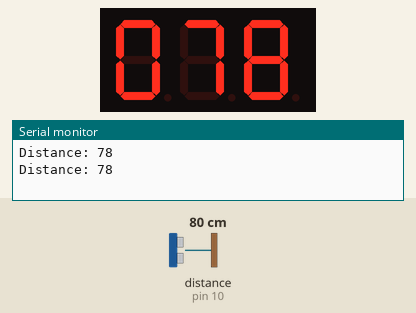
The sketch below on a simulated Arduino Uno, built with avr-gcc and run on an emulated ATmega328P. Shown: 3-digit seven-segment display, the last lines printed to the serial monitor. Wiring (inferred from the names in the program): ultrasonic range finder: trigger pin 9; echo pin 10; 3-digit 7-segment display, segments lit when HIGH: segments pin 8, pin 6, pin 5, pin 4, pin 2, pin 7, pin 3; digit selects pin 11, pin 13, pin 12. The test bench sets the inputs (shaded band); at power-on: distance to the obstacle (sensor on pin 10) 80 cm. The echo pulse lasts 58.3 µs per cm; the segment pins are drawn as the display they are named for.

Above: at 1.5 s.
1.6 s: distance to the obstacle (sensor on pin 10) set to 2 cm
At 3.5 s:
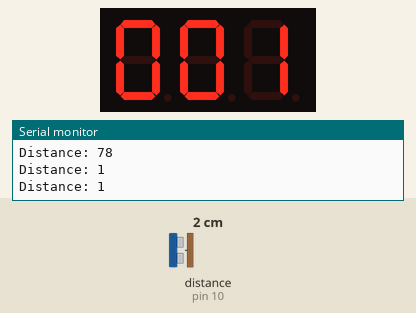
3.8 s: distance to the obstacle (sensor on pin 10) set to 4 cm
At 4.9 s:
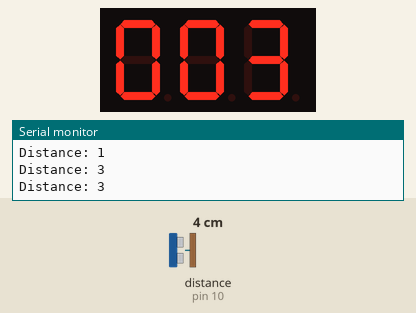
5.3 s: distance to the obstacle (sensor on pin 10) set to 9 cm
At 6.7 s:
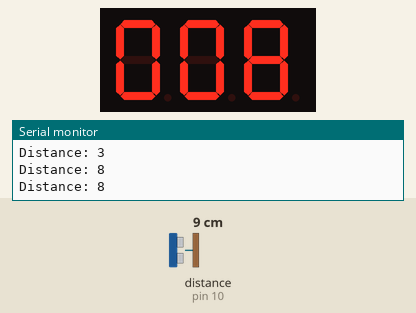
Timing chart, 0 to 8.3 s (numbered marks = the images above; inputs shaded):
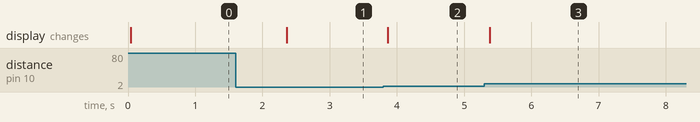

The sketch:

display.ino
```cpp
#define trigPin 9
#define echoPin 10

long duration;
int distance, first, second, third;

int segA = 8;
int segB = 6;
int segC = 5;

int segD = 4;
int segE = 2;
int segF = 7;
int segG = 3;
int segPt = 0;
int d1 = 11;
int d2 = 13;
int d3 = 12;
int d4 = 0;

int count = 50;

void setup() {
  Serial.begin (9600);
  pinMode(trigPin, OUTPUT);
  pinMode(echoPin, INPUT);
  pinMode(13, OUTPUT);
  pinMode(12, OUTPUT);
  pinMode(11, OUTPUT);
  pinMode(8, OUTPUT);
  pinMode(7, OUTPUT);
  pinMode(6, OUTPUT);
  pinMode(5, OUTPUT);
  pinMode(4, OUTPUT);
  pinMode(3, OUTPUT);
  pinMode(2, OUTPUT);
  pinMode(0,INPUT);


}

void loop() {


  while (count==50) {

    digitalWrite(trigPin, LOW);
    delayMicroseconds(2);

    digitalWrite(trigPin, HIGH);
    delayMicroseconds(10); // Added this line
    digitalWrite(trigPin, LOW);

    duration = pulseIn(echoPin, HIGH);

    distance = duration*0.034/2;
    int number = distance;
    first = number/100;
    second = number%100/10;
    third = number%10;

    Serial.print("Distance: ");
    Serial.println(distance);

    count=0;
  }
  count++;
  digitalWrite(d1, HIGH);
  digitalWrite(d2, HIGH);
  digitalWrite(d3, HIGH);
  sendDigit(first);
  digitalWrite(d1, LOW);
  delay(5);

  digitalWrite(d1, HIGH);
  digitalWrite(d2, HIGH);
  digitalWrite(d3, HIGH);
  sendDigit(second);
  digitalWrite(d2, LOW);
  delay(5);

  digitalWrite(d1, HIGH);
  digitalWrite(d2, HIGH);
  digitalWrite(d3, HIGH);
  sendDigit(third);
  digitalWrite(d3, LOW);
  delay(5);
}

void allLow() {

digitalWrite( segA, LOW); // A
digitalWrite( segB, LOW); // B
digitalWrite( segC, LOW); // C
digitalWrite( segD, LOW); // D
digitalWrite( segE, LOW); // E
digitalWrite( segF, LOW); // F
digitalWrite( segG, LOW); // G
digitalWrite(d1, LOW);
digitalWrite(d2, LOW);
digitalWrite(d3, LOW);


}

void allHigh() {

digitalWrite( segA, HIGH); // A
digitalWrite( segB, HIGH); // B
digitalWrite( segC, HIGH); // C
digitalWrite( segD, HIGH); // D
digitalWrite( segE, HIGH); // E
digitalWrite( segF, HIGH); // F
digitalWrite( segG, HIGH); // G
digitalWrite(d1, HIGH);
digitalWrite(d2, HIGH);
digitalWrite(d3, HIGH);


}

void one()
{
digitalWrite(segA, LOW);
digitalWrite(segB, HIGH);
digitalWrite(segC, HIGH);
digitalWrite(segD, LOW);
digitalWrite(segE, LOW);
digitalWrite(segF, LOW);
digitalWrite(segG, LOW);
digitalWrite(segPt, LOW);

}
void two()
{
digitalWrite(segA, HIGH);
digitalWrite(segB, HIGH);
digitalWrite(segC, LOW);
digitalWrite(segD, HIGH);
digitalWrite(segE, HIGH);
digitalWrite(segF, LOW);
digitalWrite(segG, HIGH);
digitalWrite(segPt, LOW);

}
void three()
{
digitalWrite(segA, HIGH);
digitalWrite(segB, HIGH);
digitalWrite(segC, HIGH);
digitalWrite(segD, HIGH);
digitalWrite(segE, LOW);
digitalWrite(segF, LOW);
digitalWrite(segG, HIGH);
digitalWrite(segPt, LOW);

}
void four()
{
digitalWrite(segA, LOW);
digitalWrite(segB, HIGH);
digitalWrite(segC, HIGH);
digitalWrite(segD, LOW);
digitalWrite(segE, LOW);
digitalWrite(segF, HIGH);
digitalWrite(segG, HIGH);
digitalWrite(segPt, LOW);

}
void five()
{
digitalWrite(segA, HIGH);
digitalWrite(segB, LOW);
digitalWrite(segC, HIGH);
digitalWrite(segD, HIGH);
digitalWrite(segE, LOW);
digitalWrite(segF, HIGH);
digitalWrite(segG, HIGH);
digitalWrite(segPt, LOW);

}
void six()
{
digitalWrite(segA, HIGH);
digitalWrite(segB, LOW);
digitalWrite(segC, HIGH);
digitalWrite(segD, HIGH);
digitalWrite(segE, HIGH);
digitalWrite(segF, HIGH);
digitalWrite(segG, HIGH);
digitalWrite(segPt, LOW);

}
void seven()
{
digitalWrite(segA, HIGH);
digitalWrite(segB, HIGH);
digitalWrite(segC, HIGH);
digitalWrite(segD, LOW);
digitalWrite(segE, LOW);
digitalWrite(segF, LOW);
digitalWrite(segG, LOW);
digitalWrite(segPt, LOW);

}
void eight()
{
digitalWrite(segA, HIGH);
digitalWrite(segB, HIGH);
digitalWrite(segC, HIGH);
digitalWrite(segD, HIGH);
digitalWrite(segE, HIGH);
digitalWrite(segF, HIGH);
digitalWrite(segG, HIGH);
digitalWrite(segPt, LOW);

}
void nine()
{
digitalWrite(segA, HIGH);
digitalWrite(segB, HIGH);
digitalWrite(segC, HIGH);
digitalWrite(segD, HIGH);
digitalWrite(segE, LOW);
digitalWrite(segF, HIGH);
digitalWrite(segG, HIGH);
digitalWrite(segPt, LOW);

}
void zero()
{
digitalWrite(segA, HIGH);
digitalWrite(segB, HIGH);
digitalWrite(segC, HIGH);
digitalWrite(segD, HIGH);
digitalWrite(segE, HIGH);
digitalWrite(segF, HIGH);
digitalWrite(segG, LOW);
digitalWrite(segPt, LOW);

}

void cee()
{
digitalWrite(segA, HIGH);
digitalWrite(segB, LOW);
digitalWrite(segC, LOW);
digitalWrite(segD, HIGH);
digitalWrite(segE, HIGH);
digitalWrite(segF, HIGH);
digitalWrite(segG, LOW);
digitalWrite(segPt, LOW);
}

void point()
{
digitalWrite(segPt, HIGH);
}

void selectDigit(int d)
{
/*
digitalWrite(d1,HIGH);

digitalWrite(d2,HIGH);
digitalWrite(d3,HIGH);
digitalWrite(d4,HIGH);
*/

  switch (d)
  {
    case 1:
      digitalWrite(d1, LOW);
      break;
    case 2:
      digitalWrite(d2, LOW);
      break;
    case 3:
      digitalWrite(d3, LOW);
      break;
    default:
      digitalWrite(d4, LOW);
      break;
  }
}

void sendDigit(int x)
{
switch(x)
{
case 1:
one();
break;
case 2:
two();
break;
case 3:
three();
break;
case 4:
four();
break;
case 5:
five();
break;
case 6:
six();
break;
case 7:
seven();
break;
case 8:
eight();
break;
case 9:
nine();
break;
case 10:
cee();
break;
default:
zero();
break;
}
}

int tens(float x)
{
float divided = x/10.0;
return (int)divided;
}

int ones(float x)
{
float divided = x - (10.0 * tens(x));
// Serial.print(divided);
// Serial.println(" ***ones***");
return (int)divided;
}

int points(float x)
{
float divided = x - (10.0 * tens(x)) - ones(x);
divided *= 10;
return (int)divided;
}
```

Measured:
- after the input at 1.6 s, the display: changes after 0.76 s (image 1)
- after the input at 3.8 s, the display: changes after 0.06 s (image 2)
- after the input at 5.3 s, the display: changes after 0.08 s (image 3)
